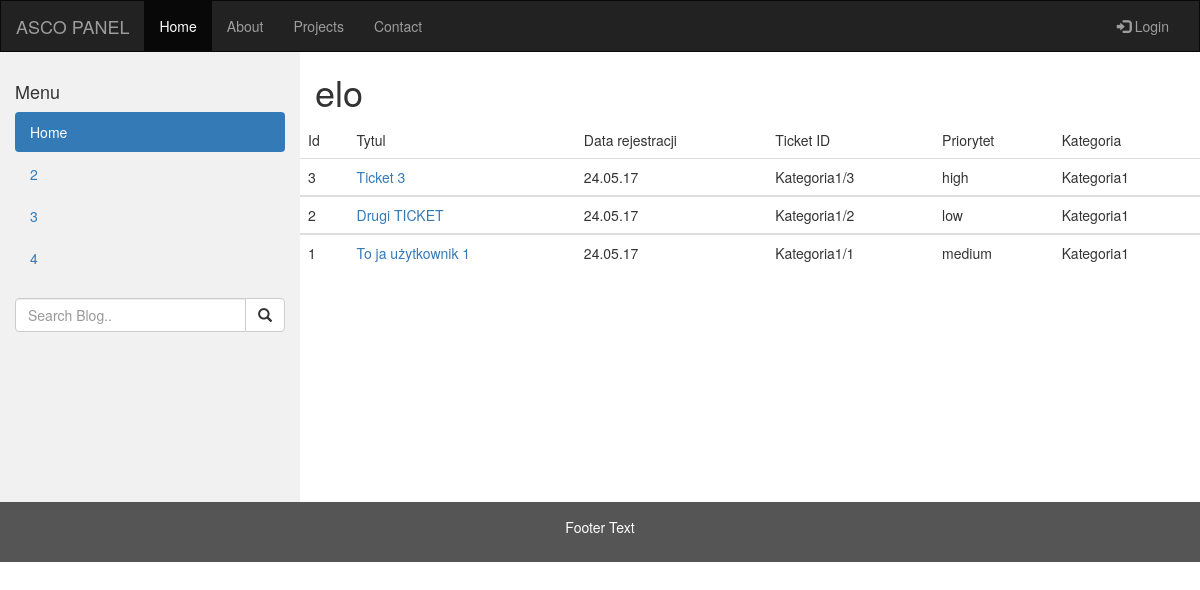
The page /tickets/ on the database its author committed.
### ticketing/models.py (models this page shows, shortened)
class Ticket(models.Model):
    PRIORITY_NAMES = (
        ('low', _('Low')),
        ('medium', _('Medium')),
        ('high', _('High')),
    )
    user = models.ForeignKey('auth.User')
    title = models.CharField(
        max_length=200,
        verbose_name=_('Title'),
    )
    description = models.TextField(null=True, verbose_name=_('Description'))
    code = models.CharField(
        max_length=40,
        null=True,
        blank=True,
        verbose_name=_('Ticket_ID'),
    )
    created_date = models.DateTimeField(
        auto_now=False,
        auto_now_add=True,
        verbose_name=_('Created date')
    )
    category = models.ForeignKey('Category')
    priority = models.CharField(
        max_length=40,
        choices=PRIORITY_NAMES,
        verbose_name=_('Priority'),
    )
    status = models.ForeignKey('Status')
    class Meta:
        ordering = ['-created_date']

class Category(models.Model):
    name = models.CharField(
        null=True,
        max_length=100,
        verbose_name=_('Category'),
    )
    def __str__(self):
        return self.name

### ticketing/views.py (the view)
# urls.py: url(r'^tickets/$', views.ticket_list, name='ticket_list'),
def ticket_list(request):
    query = Ticket.objects.all()
    context = {
        'tickets':query
        }
    return render(request, 'ticketing/tickets.html', context)

### ticketing/templates/ticketing/tickets.html
{% extends 'ticketing/base.html' %}
{% block content %}
    <div class="row">
        <table class="table table-hover">
            <thead>
                <tr>
                    <td>Id</td>
                    <td>Tytul</td>
                    <td>Data rejestracji</td>
                    <td>Ticket ID</td>
                    <td>Priorytet</td>
                    <td>Kategoria</td>
                </tr>
            </thead>
            {% for ticket in tickets %}
            <tbody>
                <tr>
                    <td>{{ticket.pk}} </td>
                    <td><a href="{% url 'ticket_detail' ticket.pk %}">{{ticket.title}}</a></td>
                    <td>{{ticket.created_date|date:"d.m.y" }}</td>
                    <td>{{ticket.code}}</td>
                    <td>{{ticket.priority}}</td>
                    <td>{{ticket.category}}</td>
                </tr>
            </tbody>
            {% endfor %}
        </table>
    </div>
{% endblock %}

### ticketing/templates/ticketing/base.html (shortened to what this page needs)
<!DOCTYPE html>
<html lang="en">
<head>
    <link rel="stylesheet" href="https://maxcdn.bootstrapcdn.com/bootstrap/3.3.7/css/bootstrap.min.css">
</head>
<body>
    <nav class="navbar navbar-inverse">
        <div class="container-fluid">
            <div class="navbar-header">
                <a class="navbar-brand" href="#">ASCO PANEL</a>
            </div>
            <div class="collapse navbar-collapse" id="myNavbar">
                <ul class="nav navbar-nav">
                    <li class="active"><a href="#">Home</a></li>
                    <li><a href="#">About</a></li>
                    <li><a href="#">Projects</a></li>
                    <li><a href="#">Contact</a></li>
                </ul>
                <ul class="nav navbar-nav navbar-right">
                    <li><a href="#"><span class="glyphicon glyphicon-log-in"></span> Login</a></li>
                </ul>
            </div>
        </div>
    </nav>
    <div class="container-fluid">
        <div class="row content">
            <div class="col-sm-3 sidenav">
                <h4>Menu</h4>
                <ul class="nav nav-pills nav-stacked">
                    <li class="active"><a href="#section1">Home</a></li>
                    <li><a href="#section2">2</a></li>
                    <li><a href="#section3">3</a></li>
                    <li><a href="#section3">4</a></li>
                </ul><br>
                <div class="input-group">
                    <input type="text" class="form-control" placeholder="Search Blog..">
                    <span class="input-group-btn">
                        <button class="btn btn-default" type="button">
                            <span class="glyphicon glyphicon-search"></span>
                        </button>
                    </span>
                </div>
            </div>
            <div class="col-sm-9 text-left">
                <h1 >elo</h1>
                {% block content %}
                {% endblock %}
            </div>
        </div>
    </div>
    <footer class="container-fluid text-center">
        <p>Footer Text</p>
    </footer>
</body>
</html>

### ticketing/templates/ticketing/base.html (style rules this page uses)
.navbar { margin-bottom: 0; border-radius: 0; }
.row.content { height: 450px }
.sidenav { padding-top: 20px; background-color: #f1f1f1; height: 100%; }
footer { background-color: #555; color: white; padding: 15px; }

### rows shown on the page
Ticket: pk "3", title "Ticket 3", created_date "24.05.17", code "Kategoria1/3", priority "high", category "Kategoria1"
Ticket: pk "2", title "Drugi TICKET", created_date "24.05.17", code "Kategoria1/2", priority "low", category "Kategoria1"
Ticket: pk "1", title "To ja użytkownik 1", created_date "24.05.17", code "Kategoria1/1", priority "medium", category "Kategoria1"
